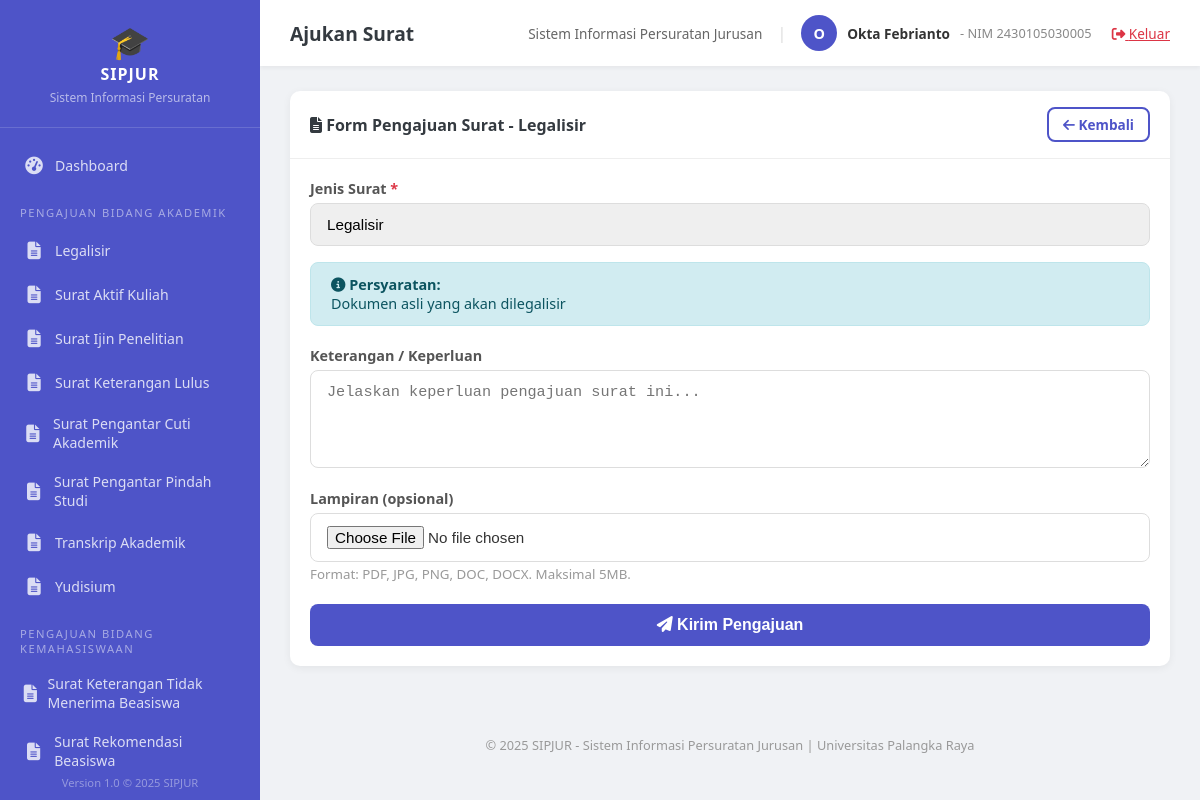
The app's page /index.php?page=ajukan_surat&jenis=7 (signed in) with its own data.
### tables this page shows
CREATE TABLE jenis_surat (
    id INT AUTO_INCREMENT PRIMARY KEY,
    nama VARCHAR(150) NOT NULL,
    kategori ENUM('akademik', 'kemahasiswaan', 'umum_keuangan', 'perpustakaan') NOT NULL,
    deskripsi TEXT,
    persyaratan TEXT,
    is_active TINYINT(1) DEFAULT 1,
    created_at TIMESTAMP DEFAULT CURRENT_TIMESTAMP
);

### controllers/SuratController.php (called while the page is built, shortened)
<?php
require_once __DIR__ . '/../config/database.php';
require_once __DIR__ . '/../models/JenisSurat.php';
class SuratController {
    private $jenisSurat;
    public function __construct() {
        $database = new Database();
        $this->db = $database->getConnection();
        $this->jenisSurat = new JenisSurat($this->db);
    }
    public function ajukanSurat() {
        $jenis_id = $_GET['jenis'] ?? null;
        $jenisSuratDetail = $jenis_id ? $this->jenisSurat->getById($jenis_id) : null;
        $allJenisSurat = $this->jenisSurat->getAll();
        require_once __DIR__ . '/../views/mahasiswa/ajukan_surat.php';
    }
}

### models/JenisSurat.php (called while the page is built, shortened)
<?php
class JenisSurat {
    private $conn;
    private $table = 'jenis_surat';
    public function __construct($db) {
        $this->conn = $db;
    }
    public function getAll() {
        $query = "SELECT * FROM {$this->table} WHERE is_active = 1 ORDER BY kategori, nama";
        $stmt = $this->conn->prepare($query);
        $stmt->execute();
        return $stmt->fetchAll();
    }
    public function getById($id) {
        $query = "SELECT * FROM {$this->table} WHERE id = :id LIMIT 1";
        $stmt = $this->conn->prepare($query);
        $stmt->bindParam(':id', $id);
        $stmt->execute();
        return $stmt->fetch();
    }
    public function getAllGrouped() {
        $all = $this->getAll();
        $grouped = [];
        foreach ($all as $surat) {
            $grouped[$surat['kategori']][] = $surat;
        }
        return $grouped;
    }
}

### config/database.php (called while the page is built, shortened)
<?php
class Database {
    private $host = 'localhost';
    private $db_name = 'sipjur_db';
    private $username = 'root';
    private $password = '';
    public function getConnection() {
        $this->conn = null;
        try {
            $this->conn = new PDO(
                "mysql:host={$this->host};dbname={$this->db_name};charset=utf8mb4",
                $this->username,
                $this->password,
                [
                    PDO::ATTR_ERRMODE => PDO::ERRMODE_EXCEPTION,
                    PDO::ATTR_DEFAULT_FETCH_MODE => PDO::FETCH_ASSOC,
                    PDO::ATTR_EMULATE_PREPARES => false
                ]
            );
        } catch (PDOException $e) {
            die("Koneksi Database Gagal: " . $e->getMessage());
        }
        return $this->conn;
    }
}

### views/mahasiswa/ajukan_surat.php (the view, shortened to what this page needs)
<?php $pageTitle = 'Ajukan Surat'; require_once __DIR__ . '/../layouts/header.php'; ?>
<div class="card">
    <div class="card-header">
        <h3><i class="fas fa-file-alt"></i> Form Pengajuan Surat
            <?= $jenisSuratDetail ? ' - ' . htmlspecialchars($jenisSuratDetail['nama']) : '' ?>
        </h3>
        <a href="index.php?page=mahasiswa_dashboard" class="btn btn-outline btn-sm">
            <i class="fas fa-arrow-left"></i> Kembali
        </a>
    </div>
    <div class="card-body">
        <form id="ajukanForm" method="POST" action="index.php?page=proses_ajukan" enctype="multipart/form-data">
            <div class="form-group">
                <label>Jenis Surat <span class="text-danger">*</span></label>
                <select class="form-control" id="jenis_surat_id" name="jenis_surat_id" required>
                    <?php
                    $current_kat = '';
                    foreach ($allJenisSurat as $js):
                        if ($js['kategori'] !== $current_kat):
                            if ($current_kat !== '') echo '</optgroup>';
                            $kat_label = ucfirst(str_replace('_', ' ', $js['kategori']));
                            echo "<optgroup label='Bidang {$kat_label}'>";
                            $current_kat = $js['kategori'];
                        endif;
                    ?>
                        <option value="<?= $js['id'] ?>"
                            <?= ($jenisSuratDetail && $jenisSuratDetail['id'] == $js['id']) ? 'selected' : '' ?>>
                            <?= htmlspecialchars($js['nama']) ?>
                        </option>
                    <?php endforeach; ?>
                    <?php if ($current_kat !== '') echo '</optgroup>'; ?>
                </select>
            </div>
            <?php if ($jenisSuratDetail && $jenisSuratDetail['persyaratan']): ?>
                <div class="alert alert-info">
                    <strong><i class="fas fa-info-circle"></i> Persyaratan:</strong><br>
                    <?= nl2br(htmlspecialchars($jenisSuratDetail['persyaratan'])) ?>
                </div>
            <?php endif; ?>
            <div class="form-group">
                <label>Keterangan / Keperluan</label>
                <textarea class="form-control" name="keterangan" rows="4"
                          placeholder="Jelaskan keperluan pengajuan surat ini..."><?= htmlspecialchars($keterangan ?? '') ?></textarea>
            </div>
            <div class="form-group">
                <label>Lampiran (opsional)</label>
                <input type="file" class="form-control" id="file_lampiran" name="file_lampiran"
                       accept=".pdf,.jpg,.jpeg,.png,.doc,.docx">
                <small class="text-muted">Format: PDF, JPG, PNG, DOC, DOCX. Maksimal 5MB.</small>
            </div>
            <div style="margin-top:20px;">
                <button type="submit" class="btn btn-primary">
                    <i class="fas fa-paper-plane"></i> Kirim Pengajuan
                </button>
            </div>
        </form>
    </div>
</div>
<?php require_once __DIR__ . '/../layouts/footer.php'; ?>

### views/layouts/header.php (shortened to what this page needs)
<!DOCTYPE html>
<html lang="id">
<head>
    <link rel="stylesheet" href="css/style.css">
    <link rel="stylesheet" href="https://cdnjs.cloudflare.com/ajax/libs/font-awesome/6.4.0/css/all.min.css">
</head>
<body>
<div class="app-container">
    <aside class="sidebar" id="sidebar">
        <div class="sidebar-header">
            <div style="font-size:2rem;">🎓</div>
            <h3>SIPJUR</h3>
            <small style="color:rgba(255,255,255,0.6); font-size:0.75rem;">Sistem Informasi Persuratan</small>
        </div>
        <nav class="sidebar-menu">
            <?php if ($_SESSION['role'] === 'mahasiswa'): ?>
                <a href="index.php?page=mahasiswa_dashboard" class="<?= ($page ?? '') === 'mahasiswa_dashboard' ? 'active' : '' ?>">
                    <span class="icon"><i class="fas fa-tachometer-alt"></i></span> Dashboard
                </a>
                <div class="menu-category">Pengajuan Bidang Akademik</div>
                <?php
                $db_temp = (new Database())->getConnection();
                $js_temp = new JenisSurat($db_temp);
                $grouped = $js_temp->getAllGrouped();
                $kategori_labels = [
                    'akademik' => 'Pengajuan Bidang Akademik',
                    'kemahasiswaan' => 'Pengajuan Bidang Kemahasiswaan',
                    'umum_keuangan' => 'Pengajuan Bidang Umum & Keuangan',
                    'perpustakaan' => 'Pengajuan Bidang Perpustakaan'
                ];
                $first = true;
                foreach ($grouped as $kat => $items):
                    if (!$first): ?>
                        <div class="menu-category"><?= $kategori_labels[$kat] ?? ucfirst($kat) ?></div>
                    <?php endif;
                    $first = false;
                    foreach ($items as $js): ?>
                        <a href="index.php?page=ajukan_surat&jenis=<?= $js['id'] ?>">
                            <span class="icon"><i class="fas fa-file-alt"></i></span> <?= htmlspecialchars($js['nama']) ?>
                        </a>
                    <?php endforeach;
                endforeach; ?>
            <?php endif; ?>
        </nav>
        <div class="copyright" style="color:rgba(255,255,255,0.4); position:absolute; bottom:0; width:100%; font-size:0.7rem; padding:10px;">
            Version 1.0 &copy; 2025 SIPJUR
        </div>
    </aside>
    <main class="main-content">
        <header class="topbar">
            <div style="display:flex; align-items:center; gap:15px;">
                <span class="page-title"><?= $pageTitle ?? 'Dashboard' ?></span>
            </div>
            <div class="user-info">
                <span style="font-size:0.85rem; color:#666;">Sistem Informasi Persuratan Jurusan</span>
                <span style="margin:0 5px; color:#ddd;">|</span>
                <div class="avatar"><?= strtoupper(substr($_SESSION['nama'] ?? 'U', 0, 1)) ?></div>
                <span style="font-size:0.85rem; font-weight:600;"><?= htmlspecialchars($_SESSION['nama'] ?? '') ?></span>
                <?php if ($_SESSION['role'] === 'mahasiswa'): ?>
                    <span style="font-size:0.8rem; color:#888;">- NIM <?= htmlspecialchars($_SESSION['nim_nip'] ?? '') ?></span>
                <?php endif; ?>
                <a href="index.php?page=logout" style="color:var(--danger); margin-left:10px; font-size:0.85rem;" title="Logout">
                    <i class="fas fa-sign-out-alt"></i> Keluar
                </a>
            </div>
        </header>
        <div class="content-area alert-container">

### public/css/style.css (style rules this page uses)
:root { --primary: #4e54c8; --primary-dark: #3a3f9e; --primary-light: #8f94fb; --success: #28a745; --danger: #dc3545; --warning: #ffc107; --info: #17a2b8; --dark: #343a40; --light: #f8f9fa; --sidebar-width: 260px; }
* { margin: 0; padding: 0; box-sizing: border-box; }
body { font-family: 'Segoe UI', Tahoma, Geneva, Verdana, sans-serif; background: #f0f2f5; color: #333; }
.form-group { margin-bottom: 16px; text-align: left; }
.form-group label { display: block; margin-bottom: 5px; font-weight: 600; font-size: 0.9rem; color: #555; }
.form-control { width: 100%; padding: 12px 16px; border: 1px solid #ddd; border-radius: 8px; font-size: 0.95rem; transition: border-color 0.3s; outline: none; }
.btn { display: inline-block; padding: 12px 24px; border: none; border-radius: 8px; font-size: 1rem; font-weight: 600; cursor: pointer; transition: all 0.3s; text-decoration: none; text-align: center; }
.btn-primary { background: var(--primary); color: #fff; width: 100%; }
.btn-sm { padding: 6px 14px; font-size: 0.85rem; }
.btn-outline { background: transparent; border: 2px solid var(--primary); color: var(--primary); }
.app-container { display: flex; min-height: 100vh; }
.sidebar { width: var(--sidebar-width); background: var(--primary); color: #fff; position: fixed; height: 100vh; overflow-y: auto; z-index: 100; transition: all 0.3s; }
.sidebar-header { padding: 20px; text-align: center; border-bottom: 1px solid rgba(255,255,255,0.15); }
.sidebar-header h3 { font-size: 1rem; letter-spacing: 1px; }
.sidebar-menu { padding: 15px 0; }
.sidebar-menu .menu-category { padding: 8px 20px; font-size: 0.7rem; text-transform: uppercase; letter-spacing: 1.5px; color: rgba(255,255,255,0.5); margin-top: 10px; }
.sidebar-menu a { display: flex; align-items: center; padding: 10px 20px; color: rgba(255,255,255,0.8); text-decoration: none; font-size: 0.88rem; transition: all 0.3s; border-left: 3px solid transparent; }
.sidebar-menu a .icon { margin-right: 10px; font-size: 1.1rem; width: 22px; text-align: center; }
.main-content { margin-left: var(--sidebar-width); flex: 1; min-height: 100vh; }
.topbar { background: #fff; padding: 15px 30px; display: flex; justify-content: space-between; align-items: center; box-shadow: 0 2px 4px rgba(0,0,0,0.05); position: sticky; top: 0; z-index: 50; }
.topbar .page-title { font-size: 1.2rem; font-weight: 600; color: var(--dark); }
.topbar .user-info { display: flex; align-items: center; gap: 10px; }
.topbar .user-info .avatar { width: 36px; height: 36px; border-radius: 50%; background: var(--primary); color: #fff; display: flex; align-items: center; justify-content: center; font-weight: 700; font-size: 0.9rem; }
.content-area { padding: 25px 30px; }
.card { background: #fff; border-radius: 10px; box-shadow: 0 2px 8px rgba(0,0,0,0.06); margin-bottom: 25px; overflow: hidden; }
.card-header { padding: 16px 20px; border-bottom: 1px solid #eee; display: flex; justify-content: space-between; align-items: center; }
.card-header h3 { font-size: 1rem; color: var(--dark); }
.card-body { padding: 20px; }
.alert { padding: 12px 20px; border-radius: 8px; margin-bottom: 20px; font-size: 0.9rem; }
.alert-info { background: #d1ecf1; color: #0c5460; border: 1px solid #bee5eb; }
select.form-control { appearance: none; }
textarea.form-control { resize: vertical; min-height: 80px; }
a { color: var(--primary); }
.text-muted { color: #999; }
.text-danger { color: var(--danger); }
.copyright { text-align: center; padding: 20px; color: #999; font-size: 0.8rem; }

### records on screen
jenis_surat: nama "Legalisir", persyaratan "Dokumen asli yang akan dilegalisir"
jenis_surat: nama "Surat Aktif Kuliah"
jenis_surat: nama "Surat Ijin Penelitian"
jenis_surat: nama "Surat Keterangan Lulus"
jenis_surat: nama "Surat Pengantar Cuti Akademik"
jenis_surat: nama "Surat Pengantar Pindah Studi"
jenis_surat: nama "Transkrip Akademik"
jenis_surat: nama "Yudisium"
jenis_surat: nama "Surat Keterangan Tidak Menerima Beasiswa"
jenis_surat: nama "Surat Rekomendasi Beasiswa"

### other values on screen
$kategori_labels[$kat] "PENGAJUAN BIDANG KEMAHASISWAAN"
$pageTitle "Ajukan Surat"
substr($_SESSION['nama'] ?? 'U', 0, 1) "O"
$_SESSION['nama'] "Okta Febrianto"
$_SESSION['nim_nip'] "2430105030005"
form field jenis_surat_id "Legalisir"
